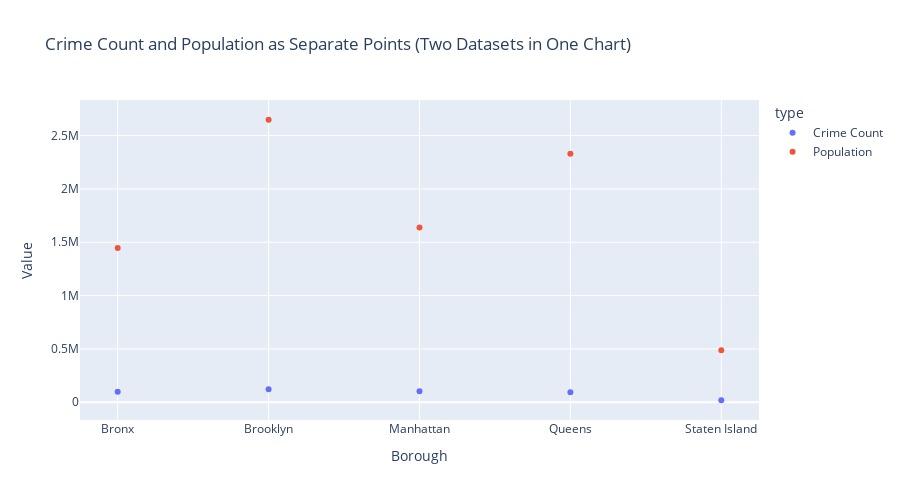

Notebook code for this chart:
### Code cell
import pandas as pd
import plotly.express as px

crime_points = merged[["BORO_NM", "crime_count"]].rename(columns={"crime_count": "value"})
crime_points["type"] = "Crime Count"

pop_points = merged[["BORO_NM", "Population"]].rename(columns={"Population": "value"})
pop_points["type"] = "Population"

combined = pd.concat([crime_points, pop_points])

fig = px.scatter(
    combined,
    x="BORO_NM",
    y="value",
    color="type",
    title="Crime Count and Population as Separate Points (Two Datasets in One Chart)",
    labels={"BORO_NM": "Borough", "value": "Value"},
    height=500
)

fig.show()

### Figure 1 — Plotly figure (JSON) as saved in the notebook; plotly's stock layout.template omitted (floating-point values rounded to 4 significant figures)
{"data": [{"hovertemplate": "type=Crime Count<br>Borough=%{x}<br>Value=%{y}<extra></extra>", "legendgroup": "Crime Count", "marker": {"color": "#636efa", "symbol": "circle"}, "mode": "markers", "name": "Crime Count", "orientation": "v", "showlegend": true, "type": "scatter", "x": ["Bronx", "Brooklyn", "Manhattan", "Queens", "Staten Island"], "xaxis": "x", "y": [99029, 122257, 103595, 94000, 18706], "yaxis": "y"}, {"hovertemplate": "type=Population<br>Borough=%{x}<br>Value=%{y}<extra></extra>", "legendgroup": "Population", "marker": {"color": "#EF553B", "symbol": "circle"}, "mode": "markers", "name": "Population", "orientation": "v", "showlegend": true, "type": "scatter", "x": ["Bronx", "Brooklyn", "Manhattan", "Queens", "Staten Island"], "xaxis": "x", "y": [1446788, 2648452, 1638281, 2330295, 487155], "yaxis": "y"}], "layout": {"height": 500, "legend": {"title": {"text": "type"}, "tracegroupgap": 0}, "title": {"text": "Crime Count and Population as Separate Points (Two Datasets in One Chart)"}, "xaxis": {"anchor": "y", "domain": [0, 1], "title": {"text": "Borough"}}, "yaxis": {"anchor": "x", "domain": [0, 1], "title": {"text": "Value"}}}}
